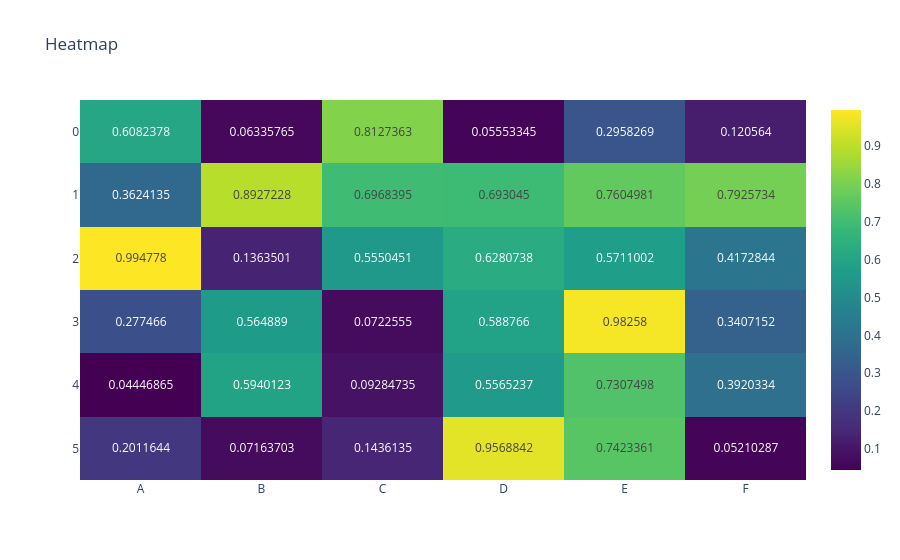

This figure's notebook cell:
### Code cell
z = np.random.rand(6, 6)
df = pd.DataFrame(z, columns=list("ABCDEF"))

fig = px.imshow(df, text_auto=True, color_continuous_scale='Viridis', title="Heatmap")
fig.show()

### Figure 1 — Plotly figure (JSON) as saved in the notebook; plotly's stock layout.template omitted (floating-point values rounded to 4 significant figures)
{"data": [{"coloraxis": "coloraxis", "hovertemplate": "x: %{x}<br>y: %{y}<br>color: %{z}<extra></extra>", "name": "0", "texttemplate": "%{z}", "type": "heatmap", "x": ["A", "B", "C", "D", "E", "F"], "xaxis": "x", "y": [0, 1, 2, 3, 4, 5], "yaxis": "y", "z": [[0.6082, 0.06336, 0.8127, 0.05553, 0.2958, 0.1206], [0.3624, 0.8927, 0.6968, 0.693, 0.7605, 0.7926], [0.9948, 0.1364, 0.555, 0.6281, 0.5711, 0.4173], [0.2775, 0.5649, 0.07226, 0.5888, 0.9826, 0.3407], [0.04447, 0.594, 0.09285, 0.5565, 0.7307, 0.392], [0.2012, 0.07164, 0.1436, 0.9569, 0.7423, 0.0521]]}], "layout": {"coloraxis": {"colorscale": [[0, "#440154"], [0.1111, "#482878"], [0.2222, "#3e4989"], [0.3333, "#31688e"], [0.4444, "#26828e"], [0.5556, "#1f9e89"], [0.6667, "#35b779"], [0.7778, "#6ece58"], [0.8889, "#b5de2b"], [1, "#fde725"]]}, "title": {"text": "Heatmap"}, "xaxis": {"anchor": "y", "constrain": "domain", "domain": [0, 1], "scaleanchor": "y"}, "yaxis": {"anchor": "x", "autorange": "reversed", "constrain": "domain", "domain": [0, 1]}}}
